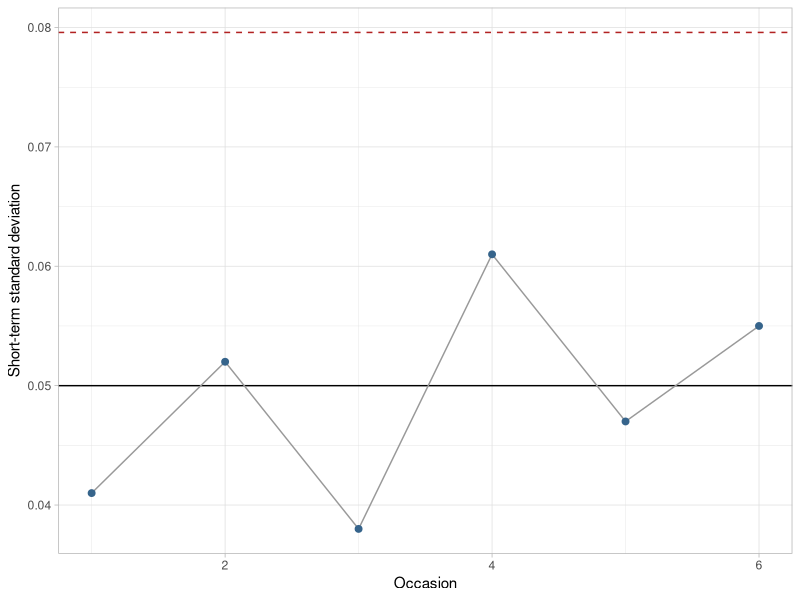

This chart was generated by the following R code:
## ---- chunk 1
#| code-fold: true
#| label: fig-mpc-control-limit-sd
#| fig-cap: "Illustrative control chart for short-term standard deviations, K = 6 occasions, with the upper control limit computed from the F-distribution"
#| message: false
library(tidyverse)

alpha_mpc231 <- 0.05
J_mpc231 <- 6
K_mpc231 <- 6

F_mpc231 <- qf(1 - alpha_mpc231, J_mpc231 - 1, K_mpc231 * (J_mpc231 - 1))
F_mpc231

set.seed(20240617)
s1_mpc231 <- 0.05
ucl_mpc231 <- s1_mpc231 * sqrt(F_mpc231)

sd_demo_mpc231 <- tibble(
  occasion = seq_len(K_mpc231),
  s_k = c(0.041, 0.052, 0.038, 0.061, 0.047, 0.055)
)

ggplot(sd_demo_mpc231, aes(occasion, s_k)) +
  geom_hline(yintercept = s1_mpc231, color = "black") +
  geom_hline(yintercept = ucl_mpc231, color = "firebrick", linetype = "dashed") +
  geom_line(color = "grey60") +
  geom_point(color = "steelblue4", size = 2) +
  labs(x = "Occasion", y = "Short-term standard deviation") +
  theme_light()
